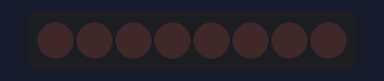
This sketch was run on a simulated Arduino Uno, built with avr-gcc and run on an emulated ATmega328P. Shown: 8 shift-register outputs drawn as a row of LEDs (first output left, lit = HIGH). Wiring (inferred from the names in the program): shift register (74HC595): data pin 4; shift clock pin 6; latch pin 5. Wiring (inferred from the signals the program sends): row of LEDs: on Q0, Q1, Q2, Q3, Q4, Q5, Q6, Q7.

Above: at 0.2 s.
At 1.7 s:
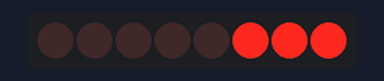
At 2.7 s:
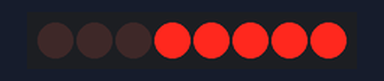
At 4.5 s:
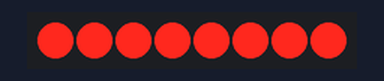
At 7.7 s:
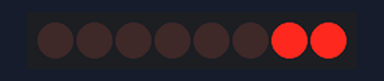
At 11.2 s:
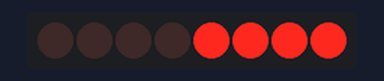
Timing chart, 0 to 11.7 s (numbered marks = the images above):
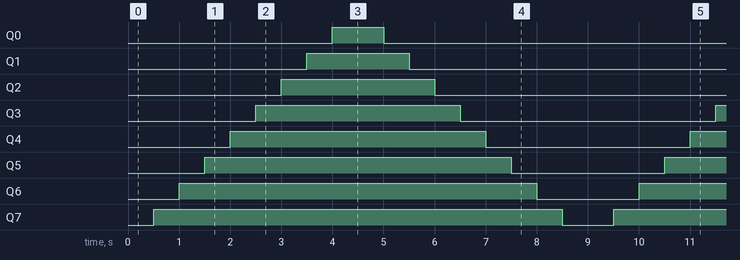

Measured:
- by itself, Q0: alternates HIGH for 1.0 s and LOW for 8.0 s
- by itself, Q1: alternates HIGH for 2.0 s and LOW for 7.0 s
- by itself, Q2: alternates HIGH for 3.0 s and LOW for 6.0 s
- by itself, Q3: alternates HIGH for 4.0 s and LOW for 5.0 s
- by itself, Q4: alternates HIGH for 5.0 s and LOW for 4.0 s
- by itself, Q5: alternates HIGH for 6.0 s and LOW for 3.0 s
- by itself, Q6: alternates HIGH for 7.0 s and LOW for 2.0 s
- by itself, Q7: alternates HIGH for 8.0 s and LOW for 1.0 s

The sketch:

74hc595.ino
```cpp
int latchPin = 5;
int clockPin = 6;
int dataPin = 4;
byte leds = 0;

void setup()
{
  pinMode(latchPin, OUTPUT);
  pinMode(dataPin, OUTPUT);
  pinMode(clockPin, OUTPUT);
}

void loop()
{
  leds = 0;
  registeraYaz();
  delay(500);
  for (int i = 0; i < 8; i++)
  {
    bitSet(leds, i);
    registeraYaz();
    delay(500);
  }
  for (int i = 8; i >= 0; i--)
{
    bitClear(leds, i);
    registeraYaz();
    delay(500);
  }
}
void registeraYaz()
{
   digitalWrite(latchPin, LOW);
   shiftOut(dataPin, clockPin, LSBFIRST, leds);
   digitalWrite(latchPin, HIGH);
}
```
